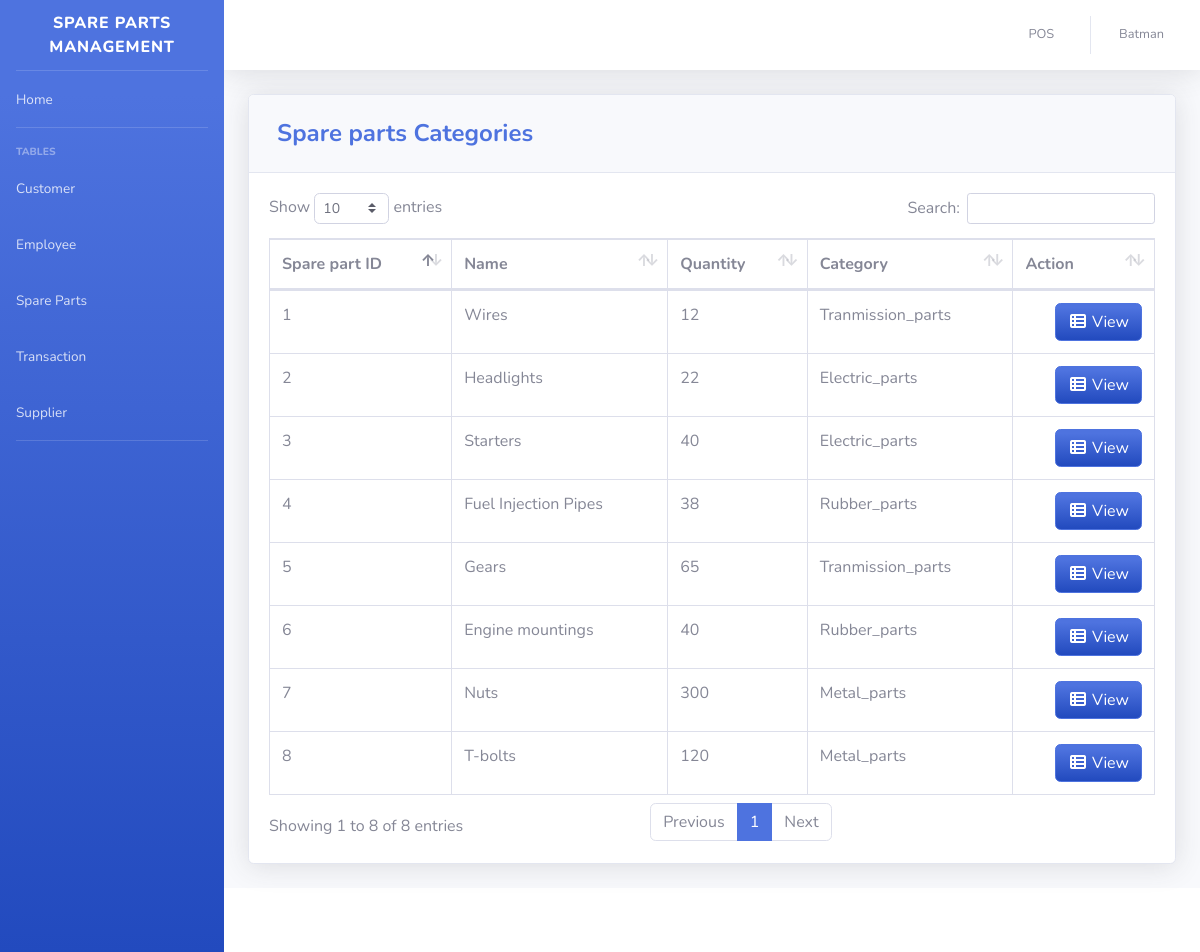
The app's page /pages/spare_parts_category.php (signed in) with its own data.
### tables this page shows
CREATE TABLE `product` (
  `PRODUCT_ID` int(11) NOT NULL,
  `PRODUCT_CODE` varchar(20) NOT NULL,
  `NAME` varchar(50) DEFAULT NULL,
  `DESCRIPTION` varchar(250) NOT NULL,
  `QTY_STOCK` int(50) DEFAULT NULL,
  `ON_HAND` int(250) NOT NULL,
  `PRICE` int(50) DEFAULT NULL,
  `CATEGORY_ID` int(11) DEFAULT NULL,
  `SUPPLIER_ID` int(11) DEFAULT NULL,
  `DATE_STOCK_IN` varchar(50) NOT NULL
);

CREATE TABLE `category` (
  `CATEGORY_ID` int(11) NOT NULL,
  `CNAME` varchar(50) DEFAULT NULL
);

### pages/spare_parts_category.php (the view, shortened to what this page needs)
<?php
include'../includes/connection.php';
include'../includes/sidebar.php';
?>
            <div class="card shadow mb-4">
            <div class="card-header py-3">
              <h4 class="m-2 font-weight-bold text-primary">Spare parts Categories</h4>
            </div>
            <div class="card-body">
              <div class="table-responsive">
                <table class="table table-bordered" id="dataTable" width="100%" cellspacing="0">
               <thead>
                   <tr>
                     <th>Spare part ID</th>
                     <th>Name</th>
                     <th>Quantity</th>
                    <th>Category</th>
                     <th>Action</th>
                   </tr>
               </thead>
          <tbody>
<?php
    $query = 'SELECT PRODUCT_ID, PRODUCT_CODE, NAME, COUNT(`QTY_STOCK`) AS "QTY_STOCK", COUNT(`ON_HAND`) AS "ON_HAND", CNAME, DATE_STOCK_IN FROM product p join category c on p.CATEGORY_ID=c.CATEGORY_ID GROUP BY PRODUCT_CODE';
        $result = mysqli_query($db, $query) or die (mysqli_error($db));
            while ($row = mysqli_fetch_assoc($result)) {
                echo '<tr>';
                echo '<td>'. $row['PRODUCT_CODE'].'</td>';
                echo '<td>'. $row['NAME'].'</td>';
                echo '<td>'. $row['QTY_STOCK'].'</td>';
                echo '<td>'. $row['CNAME'].'</td>';
					  echo '<td align="right">
                              <a type="button" class="btn btn-primary bg-gradient-primary" href="inv_searchfrm.php?action=edit & id='.$row['PRODUCT_CODE'] . '"><i class="fas fa-fw fa-th-list"></i> View</a>
                          </div> </td>';
                echo '</tr> ';
                        }
?>
<?php
include'../includes/footer.php';
?>

### records on screen
product: PRODUCT_CODE "1", NAME "Wires", QTY_STOCK "12", CATEGORY_ID.CNAME "Tranmission_parts"
product: PRODUCT_CODE "2", NAME "Headlights", QTY_STOCK "22", CATEGORY_ID.CNAME "Electric_parts"
product: PRODUCT_CODE "3", NAME "Starters", QTY_STOCK "40", CATEGORY_ID.CNAME "Electric_parts"
product: PRODUCT_CODE "4", NAME "Fuel Injection Pipes", QTY_STOCK "38", CATEGORY_ID.CNAME "Rubber_parts"
product: PRODUCT_CODE "5", NAME "Gears", QTY_STOCK "65", CATEGORY_ID.CNAME "Tranmission_parts"
product: PRODUCT_CODE "6", NAME "Engine mountings", QTY_STOCK "40", CATEGORY_ID.CNAME "Rubber_parts"
product: PRODUCT_CODE "7", NAME "Nuts", QTY_STOCK "300", CATEGORY_ID.CNAME "Metal_parts"
product: PRODUCT_CODE "8", NAME "T-bolts", QTY_STOCK "120", CATEGORY_ID.CNAME "Metal_parts"

### other values on screen
$_SESSION['FIRST_NAME'] "Batman"
